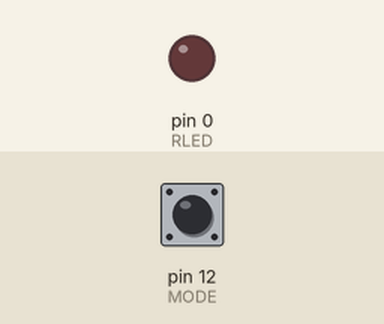
This sketch was run on a simulated Arduino Uno, built with avr-gcc and run on an emulated ATmega328P. Parts: output pins drawn as LEDs (lit = HIGH). The inputs (shaded band) are chosen by the test bench; at power-on: pin 12 (MODE) HIGH.

Above: at 1.2 s.
1.3 s: pin 12 (MODE) pulled LOW for 0.15 s
At 1.37 s:
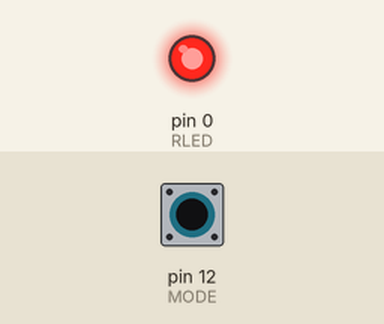
2.9 s: pin 12 (MODE) pulled LOW for 3.2 s
At 6.7 s:
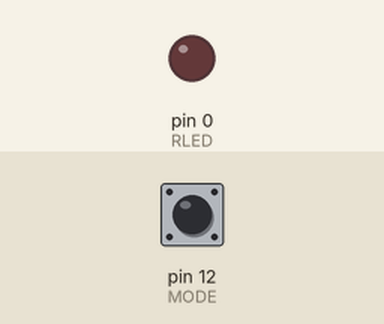
Timing chart, 0 to 8.2 s (numbered marks = the images above; inputs shaded):
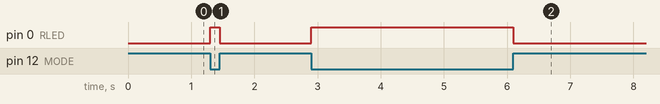

Measured:
- after the input at 1.3 s, pin 0 (RLED): LOW → HIGH at once, → LOW 0.15 s later
- after the input at 2.9 s, pin 0 (RLED): LOW → HIGH at once, → LOW 3.2 s later

The sketch:

buttons.ino
```cpp
const int MODE = 12;
const int RLED = 0;

void setup() {
  pinMode(RLED, OUTPUT);
  pinMode(MODE, INPUT_PULLUP);
}

void loop() {
  int state = digitalRead(MODE);
  digitalWrite(RLED, !state);
}
```
